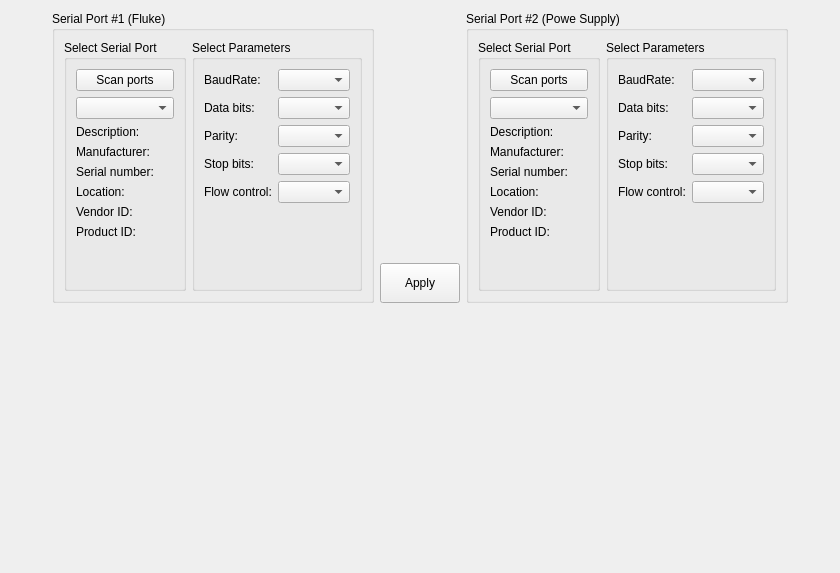
<?xml version="1.0" encoding="UTF-8"?>
<ui version="4.0">
 <class>PageSetupApp</class>
 <widget class="QWidget" name="PageSetupApp">
  <property name="geometry">
   <rect>
    <x>0</x>
    <y>0</y>
    <width>840</width>
    <height>573</height>
   </rect>
  </property>
  <property name="windowTitle">
   <string>Form</string>
  </property>
  <layout class="QGridLayout" name="gridLayout_5">
   <item row="1" column="5">
    <spacer name="horizontalSpacer_3">
     <property name="orientation">
      <enum>Qt::Horizontal</enum>
     </property>
     <property name="sizeHint" stdset="0">
      <size>
       <width>40</width>
       <height>20</height>
      </size>
     </property>
    </spacer>
   </item>
   <item row="0" column="4" rowspan="2">
    <widget class="QGroupBox" name="groupBox_2">
     <property name="title">
      <string>Serial Port #2 (Powe Supply)</string>
     </property>
     <layout class="QHBoxLayout" name="horizontalLayout_3">
      <item>
       <widget class="QGroupBox" name="selectBox_2">
        <property name="title">
         <string>Select Serial Port</string>
        </property>
        <layout class="QGridLayout" name="gridLayout_3">
         <item row="8" column="0">
          <spacer name="verticalSpacer_5">
           <property name="orientation">
            <enum>Qt::Vertical</enum>
           </property>
           <property name="sizeHint" stdset="0">
            <size>
             <width>20</width>
             <height>40</height>
            </size>
           </property>
          </spacer>
         </item>
         <item row="3" column="0">
          <widget class="QLabel" name="manufacturerLabel_2">
           <property name="text">
            <string>Manufacturer:</string>
           </property>
          </widget>
         </item>
         <item row="0" column="0">
          <widget class="QPushButton" name="btnScan_2">
           <property name="text">
            <string>Scan ports</string>
           </property>
          </widget>
         </item>
         <item row="6" column="0">
          <widget class="QLabel" name="vidLabel_2">
           <property name="text">
            <string>Vendor ID:</string>
           </property>
          </widget>
         </item>
         <item row="4" column="0">
          <widget class="QLabel" name="serialNumberLabel_2">
           <property name="text">
            <string>Serial number:</string>
           </property>
          </widget>
         </item>
         <item row="1" column="0">
          <widget class="QComboBox" name="serialPortInfoListBox_2"/>
         </item>
         <item row="5" column="0">
          <widget class="QLabel" name="locationLabel_2">
           <property name="text">
            <string>Location:</string>
           </property>
          </widget>
         </item>
         <item row="2" column="0">
          <widget class="QLabel" name="descriptionLabel_2">
           <property name="text">
            <string>Description:</string>
           </property>
          </widget>
         </item>
         <item row="7" column="0">
          <widget class="QLabel" name="pidLabel_2">
           <property name="text">
            <string>Product ID:</string>
           </property>
          </widget>
         </item>
        </layout>
       </widget>
      </item>
      <item>
       <widget class="QGroupBox" name="parametersBox_2">
        <property name="title">
         <string>Select Parameters</string>
        </property>
        <layout class="QGridLayout" name="gridLayout_4">
         <item row="1" column="0">
          <widget class="QLabel" name="dataBitsLabel_2">
           <property name="text">
            <string>Data bits:</string>
           </property>
          </widget>
         </item>
         <item row="2" column="0">
          <widget class="QLabel" name="parityLabel_2">
           <property name="text">
            <string>Parity:</string>
           </property>
          </widget>
         </item>
         <item row="0" column="1">
          <widget class="QComboBox" name="baudRateBox_2"/>
         </item>
         <item row="2" column="1">
          <widget class="QComboBox" name="parityBox_2"/>
         </item>
         <item row="0" column="0">
          <widget class="QLabel" name="baudRateLabel_2">
           <property name="text">
            <string>BaudRate:</string>
           </property>
          </widget>
         </item>
         <item row="1" column="1">
          <widget class="QComboBox" name="dataBitsBox_2"/>
         </item>
         <item row="3" column="0">
          <widget class="QLabel" name="stopBitsLabel_2">
           <property name="text">
            <string>Stop bits:</string>
           </property>
          </widget>
         </item>
         <item row="3" column="1">
          <widget class="QComboBox" name="stopBitsBox_2"/>
         </item>
         <item row="4" column="0">
          <widget class="QLabel" name="flowControlLabel_2">
           <property name="text">
            <string>Flow control:</string>
           </property>
          </widget>
         </item>
         <item row="4" column="1">
          <widget class="QComboBox" name="flowControlBox_2"/>
         </item>
         <item row="5" column="1">
          <spacer name="verticalSpacer_6">
           <property name="orientation">
            <enum>Qt::Vertical</enum>
           </property>
           <property name="sizeHint" stdset="0">
            <size>
             <width>20</width>
             <height>40</height>
            </size>
           </property>
          </spacer>
         </item>
        </layout>
       </widget>
      </item>
     </layout>
    </widget>
   </item>
   <item row="0" column="1" rowspan="2">
    <widget class="QGroupBox" name="groupBox">
     <property name="title">
      <string>Serial Port #1 (Fluke)</string>
     </property>
     <layout class="QHBoxLayout" name="horizontalLayout_2">
      <item>
       <widget class="QGroupBox" name="_1">
        <property name="title">
         <string>Select Serial Port</string>
        </property>
        <layout class="QGridLayout" name="gridLayout">
         <item row="8" column="0">
          <spacer name="verticalSpacer_3">
           <property name="orientation">
            <enum>Qt::Vertical</enum>
           </property>
           <property name="sizeHint" stdset="0">
            <size>
             <width>20</width>
             <height>40</height>
            </size>
           </property>
          </spacer>
         </item>
         <item row="3" column="0">
          <widget class="QLabel" name="manufacturerLabel_1">
           <property name="text">
            <string>Manufacturer:</string>
           </property>
          </widget>
         </item>
         <item row="0" column="0">
          <widget class="QPushButton" name="btnScan_1">
           <property name="text">
            <string>Scan ports</string>
           </property>
          </widget>
         </item>
         <item row="6" column="0">
          <widget class="QLabel" name="vidLabel_1">
           <property name="text">
            <string>Vendor ID:</string>
           </property>
          </widget>
         </item>
         <item row="4" column="0">
          <widget class="QLabel" name="serialNumberLabel_1">
           <property name="text">
            <string>Serial number:</string>
           </property>
          </widget>
         </item>
         <item row="1" column="0">
          <widget class="QComboBox" name="serialPortInfoListBox_1"/>
         </item>
         <item row="5" column="0">
          <widget class="QLabel" name="locationLabel_1">
           <property name="text">
            <string>Location:</string>
           </property>
          </widget>
         </item>
         <item row="2" column="0">
          <widget class="QLabel" name="descriptionLabel_1">
           <property name="text">
            <string>Description:</string>
           </property>
          </widget>
         </item>
         <item row="7" column="0">
          <widget class="QLabel" name="pidLabel_1">
           <property name="text">
            <string>Product ID:</string>
           </property>
          </widget>
         </item>
        </layout>
       </widget>
      </item>
      <item>
       <widget class="QGroupBox" name="parametersBox_1">
        <property name="title">
         <string>Select Parameters</string>
        </property>
        <layout class="QGridLayout" name="gridLayout_2">
         <item row="1" column="0">
          <widget class="QLabel" name="dataBitsLabel_1">
           <property name="text">
            <string>Data bits:</string>
           </property>
          </widget>
         </item>
         <item row="2" column="0">
          <widget class="QLabel" name="parityLabel_1">
           <property name="text">
            <string>Parity:</string>
           </property>
          </widget>
         </item>
         <item row="0" column="1">
          <widget class="QComboBox" name="baudRateBox_1"/>
         </item>
         <item row="2" column="1">
          <widget class="QComboBox" name="parityBox_1"/>
         </item>
         <item row="0" column="0">
          <widget class="QLabel" name="baudRateLabel_1">
           <property name="text">
            <string>BaudRate:</string>
           </property>
          </widget>
         </item>
         <item row="1" column="1">
          <widget class="QComboBox" name="dataBitsBox_1"/>
         </item>
         <item row="3" column="0">
          <widget class="QLabel" name="stopBitsLabel_1">
           <property name="text">
            <string>Stop bits:</string>
           </property>
          </widget>
         </item>
         <item row="3" column="1">
          <widget class="QComboBox" name="stopBitsBox_1"/>
         </item>
         <item row="4" column="0">
          <widget class="QLabel" name="flowControlLabel_1">
           <property name="text">
            <string>Flow control:</string>
           </property>
          </widget>
         </item>
         <item row="4" column="1">
          <widget class="QComboBox" name="flowControlBox_1"/>
         </item>
         <item row="5" column="1">
          <spacer name="verticalSpacer_4">
           <property name="orientation">
            <enum>Qt::Vertical</enum>
           </property>
           <property name="sizeHint" stdset="0">
            <size>
             <width>20</width>
             <height>40</height>
            </size>
           </property>
          </spacer>
         </item>
        </layout>
       </widget>
      </item>
     </layout>
    </widget>
   </item>
   <item row="1" column="0">
    <spacer name="horizontalSpacer">
     <property name="orientation">
      <enum>Qt::Horizontal</enum>
     </property>
     <property name="sizeHint" stdset="0">
      <size>
       <width>40</width>
       <height>20</height>
      </size>
     </property>
    </spacer>
   </item>
   <item row="2" column="3">
    <spacer name="verticalSpacer">
     <property name="orientation">
      <enum>Qt::Vertical</enum>
     </property>
     <property name="sizeHint" stdset="0">
      <size>
       <width>20</width>
       <height>100</height>
      </size>
     </property>
    </spacer>
   </item>
   <item row="0" column="2" colspan="2">
    <spacer name="horizontalSpacer_4">
     <property name="orientation">
      <enum>Qt::Horizontal</enum>
     </property>
     <property name="sizeHint" stdset="0">
      <size>
       <width>40</width>
       <height>20</height>
      </size>
     </property>
    </spacer>
   </item>
   <item row="1" column="2" colspan="2">
    <widget class="QPushButton" name="btnApply">
     <property name="minimumSize">
      <size>
       <width>0</width>
       <height>40</height>
      </size>
     </property>
     <property name="text">
      <string>Apply</string>
     </property>
    </widget>
   </item>
  </layout>
 </widget>
 <resources/>
 <connections/>
</ui>
